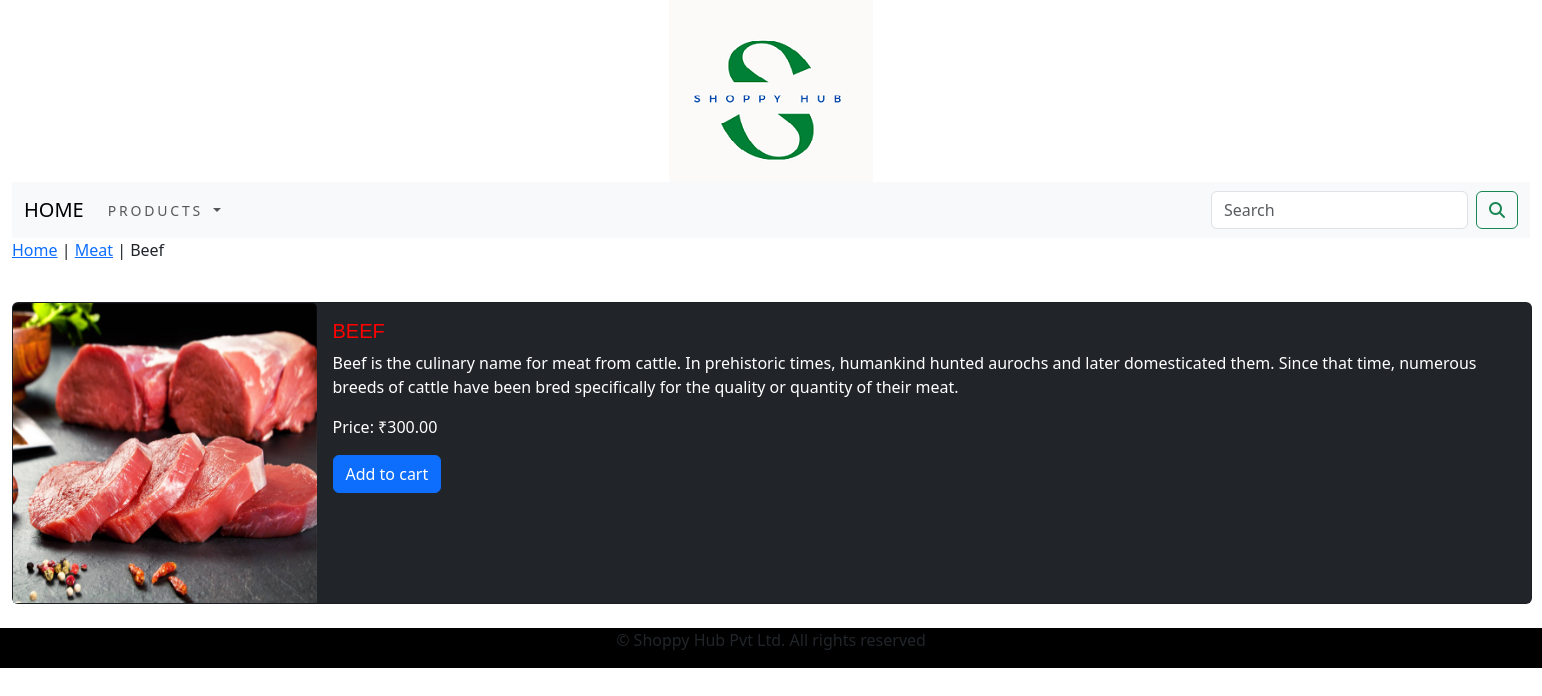
The page /meat/beef on the database its author committed.
### appShopping/models.py (models this page shows, shortened)
class product(models.Model):
    name = models.CharField(max_length=150, unique=True)
    slug = models.SlugField(max_length=150, unique=True)
    description = models.TextField(blank=True)
    price = models.DecimalField(max_digits=10, decimal_places=2)
    category = models.ForeignKey(category,on_delete=models.CASCADE)
    image = models.ImageField(upload_to='product', blank=True)
    stock = models.IntegerField()
    available = models.BooleanField(default=True)
    created = models.DateTimeField(auto_now_add=True)
    update = models.DateTimeField(auto_now=True)
    class Meta:
        ordering = ('name',)
        verbose_name = 'product'
        verbose_name_plural = 'products'

class category(models.Model):
    name = models.CharField(max_length=150, unique=True)
    slug = models.SlugField(max_length=200, unique=True)
    description = models.TextField()
    image = models.ImageField(upload_to='category', blank=True)
    class Meta:
        ordering = ('name',)
        verbose_name = 'category'
        verbose_name_plural = 'categories'
    def get_url(self):
        return reverse('appShopping:allProductsCat', args=[str(self.slug)])
    def __str__(self):
        return '{}'.format(self.name)

### appShopping/views.py (the view)
# urls.py: path('<slug:c_slug>/<slug:p_slug>',views.allProducts, name='detailsProduct'),
def allProducts(request, c_slug, p_slug):
    try:
        products = product.objects.get(category__slug=c_slug, slug=p_slug)
    except Exception as e:
        raise e
    return render(request,'product.html',{'product':products})

### appCart/context_processors.py (called while the page is built)
def counter(request):
    item_count = 0
    if 'admin' in request.path:
        return  {}
    else:
        try:
            cartObjects = cart.objects.filter(cart_id=_cart_id(request))
            cartItems = cart_items.objects.all().filter(cart=cartObjects[:1])
            for items in cartItems:
                item_count += items.quantity
        except cart.DoesNotExist:
            item_count = 0
    return dict(item_count=item_count)

### appCart/views.py (called while the page is built)
def _cart_id(request):
    cart_id=request.session.session_key
    if not cart:
        cart_id=request.session.create()
    return cart_id

### appShopping/context_processors.py (called while the page is built)
def menu_links(request):
    links = category.objects.all()
    return dict(links=links)

### templates/product.html (shortened to what this page needs)
{% extends 'base.html' %}
{% load static %}
{% block content %}
<div>
    <div>
        <p>
            <a href="{% url 'appShopping:allCategory' %}">Home</a> |
            <a href="{{product.category.get_url}}">{{product.category}}</a> |
            <a> {{product.name}}</a>
        </p>
    </div>
</div>
<br>
<div class="row">
    <div class="col-md-8 mb-4">
    <div class="card text-bg-dark" style="width: 95rem;">
      <img src="{{product.image.url}}" class="card-img-top" alt="{{product.name}}">
      <div class="card-body">
        <h5 class="card-title p-title">{{product.name}}</h5>
        <p class="card-text">{{product.description}}</p>
        <p class="card-text">Price: ₹{{product.price}}</p>
        <a href="{% url 'appCart:add_cart' product.id %}" class="btn btn-primary">Add to cart</a>
      </div>
    </div>
    </div>
</div>
{% endblock %}

### static/css/custom.css (style rules this page uses)
.row .card .p-title { color: red; font-size: 20px; text-transform: uppercase; font-family: Helvetica; }

### templates/product.html (style rules this page uses)
.card { flex-direction: row; }
.card img { width: 30%; height: 300px }

### rows shown on the page
product: category "Meat", name "Beef", image (picture), name "BEEF", description "Beef is the culinary name for meat from cattle. In prehistoric times, humankind hunted aurochs and later domesticated them. Since that time, numerous breeds of cattle have been bred specifically for the quality or quantity of their meat.", price "300.00"
